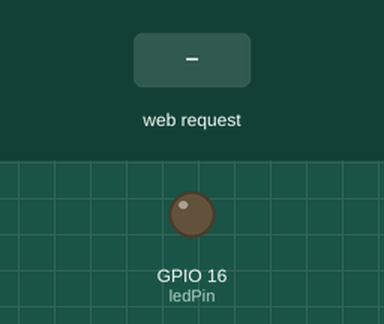
Simulated run of this sketch. Board: ESP8266 (NodeMCU). Shown: output pins drawn as LEDs (lit = HIGH). Inputs (shaded band) come from the test bench. WiFi joins after 1.5 s; servers stay silent unless stated; what the sketch prints to the serial monitor is not drawn.

Above: at 2.7 s.
2.8 s: HTTP request GET /on received
At 4.0 s:
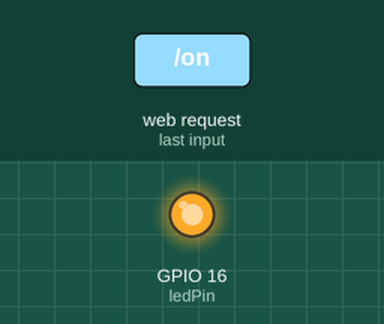
4.3 s: HTTP request GET /off received
At 5.3 s:
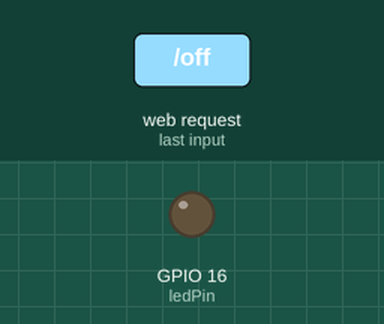
Timing chart, 0 to 7.3 s (numbered marks = the images above; inputs shaded):
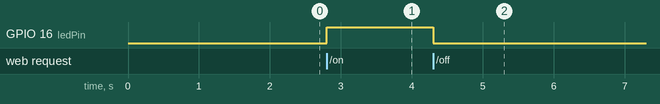

The sketch:

esp8266.ino
```cpp
#include <ESP8266WiFi.h>

// Configuración de red
const char* ssid = "Familia_Lopez";
const char* password = "Antonella1980";

// Configuración IP estática (ajusta estos valores según tu red)
IPAddress local_IP(192, 168, 1, 100);   // IP que tendrá el ESP8266
IPAddress gateway(192, 168, 1, 1);      // IP de tu router
IPAddress subnet(255, 255, 255, 0);     // Máscara de subred

WiFiServer server(80);  // Servidor web en puerto 80
const int ledPin = 16;  // Pin del LED (D0 en NodeMCU)

void setup() {
  Serial.begin(9600);
  pinMode(ledPin, OUTPUT);
  digitalWrite(ledPin, LOW);

  // Configurar IP estática
  if (!WiFi.config(local_IP, gateway, subnet)) {
    Serial.println("Error al configurar IP estática!");
  }

  // Conectar a WiFi
  WiFi.begin(ssid, password);
  Serial.print("Conectando a WiFi...");

  while (WiFi.status() != WL_CONNECTED) {
    delay(500);
    Serial.print(".");
  }

  Serial.println("\nConectado!");
  Serial.print("IP estática asignada: ");
  Serial.println(WiFi.localIP());

  server.begin();  // Iniciar servidor web
}

void loop() {
  WiFiClient client = server.available();

  if (client) {
    Serial.println("Nuevo cliente conectado");
    String request = client.readStringUntil('\r');
    client.flush();

    // Control del LED
    if (request.indexOf("GET /on") != -1) {
      digitalWrite(ledPin, HIGH);
      Serial.println("LED ENCENDIDO");
    }
    else if (request.indexOf("GET /off") != -1) {
      digitalWrite(ledPin, LOW);
      Serial.println("LED APAGADO");
    }

    // Respuesta HTTP básica
    client.println("HTTP/1.1 200 OK");
    client.println("Content-Type: text/html");
    client.println();
    client.println("<h1>ESP8266 Web Server</h1>");
    client.println("<p>LED: " + String(digitalRead(ledPin) ? "ON" : "OFF") + "</p>");

    delay(10);
    client.stop();
    Serial.println("Cliente desconectado");
  }
}
```

Measured:
- after the input at 2.8 s, GPIO 16 (ledPin): LOW → HIGH at once
- after the input at 4.3 s, GPIO 16 (ledPin): HIGH → LOW at once
